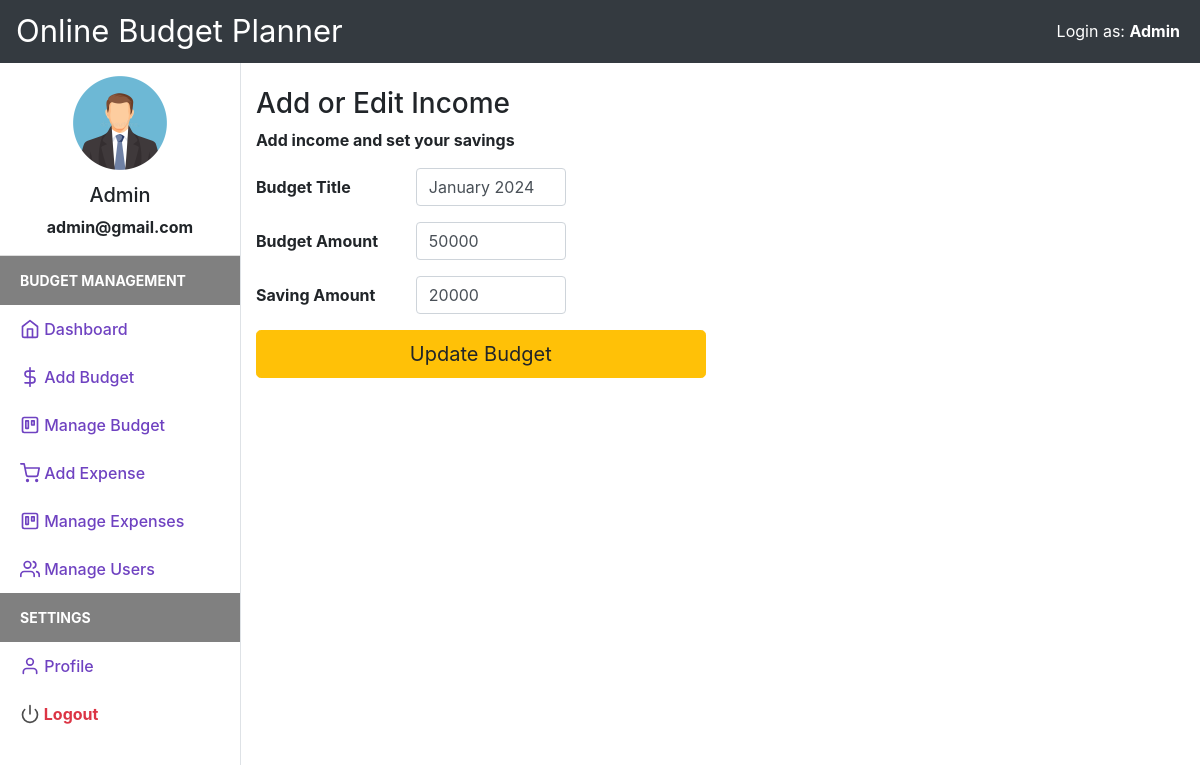
Screenshot of /add_income.php?edit=1 (signed in) with the database file from the repository.
### tables this page shows
CREATE TABLE `users` (
  `user_id` int(11) NOT NULL,
  `firstname` varchar(50) NOT NULL,
  `lastname` varchar(25) NOT NULL,
  `email` varchar(50) NOT NULL,
  `password` varchar(50) NOT NULL,
  `status` varchar(20) DEFAULT 'Inactive',
  `userType` varchar(10) DEFAULT 'User'
);

CREATE TABLE `budget` (
  `budget_id` int(11) NOT NULL,
  `title` varchar(20) NOT NULL,
  `income` int(20) NOT NULL,
  `saving` int(20) NOT NULL,
  `user_id` int(11) NOT NULL
);

### session.php (called while the page is built, shortened)
<?php
include("config.php");
$sess_email = $_SESSION["email"];
$sql = "SELECT * FROM users WHERE email = '$sess_email'";
$result = $con->query($sql);
if ($result->num_rows > 0) {
  while($row = $result->fetch_assoc()) {
    $username =$row["firstname"]." ".$row["lastname"];
    $useremail=$row["email"];
    $usertype=$row["userType"];
  }
} else {
    $userid="XYZ";
    $username ="No User";
    $useremail="mailid@domain.com";
    $userprofile="Uploads/default_profile.png";
}
?>

### add_income.php (the view, shortened to what this page needs)
<?php
include("session.php");
include("header.php");
$update = false;
$del = false;
$title = "";
$income = 0;
$saving = 0;
if (isset($_GET['edit'])) {
    $id = $_GET['edit'];
    $update = true;
    $record = mysqli_query($con, "SELECT * FROM budget WHERE budget_id=$id");
    if (mysqli_num_rows($record) == 1) {
        $row = mysqli_fetch_array($record);
        $title = $row['title'];
        $income = $row['income'];
        $saving = $row['saving'];
    } else {
        echo ("WARNING: AUTHORIZATION ERROR: Trying to Access Unauthorized data");
    }
}
?>
<!DOCTYPE html>
<html lang="en">
<head>
    <link href="css/bootstrap.min.css" rel="stylesheet">
    <link href="css/style.css" rel="stylesheet">
</head>
<body>
    <div class="d-flex" id="wrapper">
        <?php
            include("navbar.php");
            ?>
        <div id="page-content-wrapper">
            <div class="container-fluid">
                <h3 class="mt-4">Add or Edit Income</h3>
                <p>Add income and set your savings</p>
                <div class="row">
                    <div class="col-md" style="margin:0 auto;">
                        <form action="" method="POST">
                            <div class="form-group row">
                                <label for="title" class="col-sm-2 col-form-label">Budget Title</label>
                                <div class="col-md-6">
                                    <input type="text" class="form-control col-sm-4" value="<?php echo $title; ?>" id="title" name="title" required>
                                </div>
                            </div>
                            <div class="form-group row">
                                <label for="income" class="col-sm-2 col-form-label">Budget Amount</label>
                                <div class="col-md-6">
                                    <input type="number" class="form-control col-sm-4" value="<?php echo $income; ?>" id="income" name="income" required>
                                </div>
                            </div>
                            <div class="form-group row">
                                <label for="saving" class="col-sm-2 col-form-label">Saving Amount</label>
                                <div class="col-md-6">
                                    <input type="number" class="form-control col-sm-4" value="<?php echo $saving; ?>" id="saving" name="saving" required>
                                </div>
                            </div>
                            <div class="form-group row">
                                <div class="col-md-6 text-right">
                                    <?php if ($update == true) : ?>
                                        <button  type="submit" name="update" class="btn btn-lg btn-block btn-warning">Update Budget</button>
                                    <?php elseif ($del == true) : ?>
                                        <button type="submit" name="delete" class="btn btn-lg btn-block btn-danger" >Delete Budget</button>
                                    <?php else : ?>
                                        <button type="submit" name="add" class="btn btn-lg btn-block btn-primary">Add Budget</button>
                                    <?php endif ?>
                                </div>
                            </div>
                        </form>
                    </div>
                </div>
            </div>
        </div>
    </div>
</body>
</html>

### header.php
<nav class="navbar navbar-expand-lg  bg-dark navbar-dark ">
<div style="font-size:31px;color:white;">Online Budget Planner</div>
<div style="position:absolute;right:20px;color:white;">
<?php echo empty($usertype)?"":"Login as: <b>".$usertype ?>
</div>
</nav>

### navbar.php
<div class="border-right" id="sidebar-wrapper" style="width:300px;">
            <div class="user">
                <img class="img img-fluid rounded-circle" src="uploads/profile1.jpg" width="120">
                <h5><?php echo $username ?></h5>
                <p><?php echo $useremail ?></p>
            </div>
            <div class="sidebar-heading" style="background:gray;color:white;">Budget Management</div>
            <div class="list-group list-group-flush">
                <a href="index.php" class="list-group-item list-group-item-action sidebar-active"><span data-feather="home"></span> Dashboard</a>
                <a href="add_income.php" class="list-group-item list-group-item-action sidebar-active"><span data-feather="dollar-sign"></span> Add Budget</a>
                <a href="manage_income.php" class="list-group-item list-group-item-action sidebar-active"><span data-feather="trello"></span> Manage Budget</a>
                <a href="add_expense.php" class="list-group-item list-group-item-action sidebar-active"><span data-feather="shopping-cart"></span> Add Expense</a>
                <a href="manage_expense.php" class="list-group-item list-group-item-action sidebar-active"><span data-feather="trello"></span> Manage Expenses</a>
               <?php if($usertype=="Admin"){ ?>
                <a href="manage_user.php" class="list-group-item list-group-item-action sidebar-active"><span data-feather="users"></span> Manage Users</a>
           <?php } ?>
            </div>
            <div class="sidebar-heading" style="background:gray;color:white;">Settings </div>
            <div class="list-group list-group-flush">
                <a href="profile.php" class="list-group-item list-group-item-action sidebar-active"><span data-feather="user"></span> Profile</a>
                <a href="logout.php" class="list-group-item list-group-item-action text-danger"><span  data-feather="power"></span> Logout</a>
            </div>
        </div>

### css/style.css (style rules this page uses)
body { background-color: #EFEFEF; }
.feather { width: 20px; height: 20px; stroke: #4D4D4D; stroke-width: 2; stroke-linecap: round; stroke-linejoin: round; fill: none; vertical-align: text-bottom; }
.list-group { background-color: #FFFFFF; }
.list-group-item { border:none; }
.user { text-align: center; border-bottom: 1px solid #ddd; }
.user img { padding: 10px; }
.sidebar-active { color: #6f42c1; font-weight: 500; }
.sidebar-active .feather { stroke: #6f42c1; font-weight: 500; }
#wrapper { overflow-x: hidden; background-color: #fff; }
#sidebar-wrapper { min-height: 100vh; margin-left: -15rem; -webkit-transition: margin .25s ease-out; -moz-transition: margin .25s ease-out; -o-transition: margin .25s ease-out; transition: margin .25s ease-out; }
#sidebar-wrapper .sidebar-heading { padding: 0.875rem 1.25rem; font-size: 14px; font-weight: bold; text-transform: uppercase; color: #999; }
#sidebar-wrapper .list-group { width: 15rem; }
#page-content-wrapper { min-width: 100vw; }
@media (min-width: 768px) { #sidebar-wrapper { margin-left: 0; } }
@media (min-width: 768px) { #page-content-wrapper { min-width: 0; width: 100%; } }
.container-fluid { margin-right: 20px; }

### rows the page displays
users: userType "Admin", username "Admin", email "admin@gmail.com"
budget: title "January 2024", income "50000", saving "20000"
